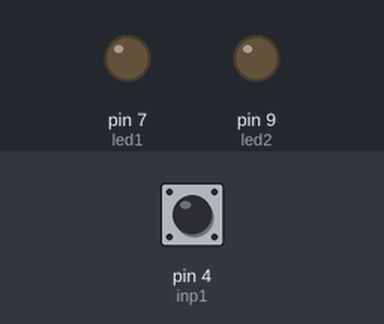
A sketch run on a simulated Arduino Uno, built with avr-gcc and run on an emulated ATmega328P. On the bench: output pins drawn as LEDs (lit = HIGH). The test bench sets the inputs (shaded band); at power-on: pin 4 (inp1) HIGH.

Above: at 1.2 s.
1.3 s: pin 4 (inp1) pulled LOW for 0.15 s
At 2.2 s:
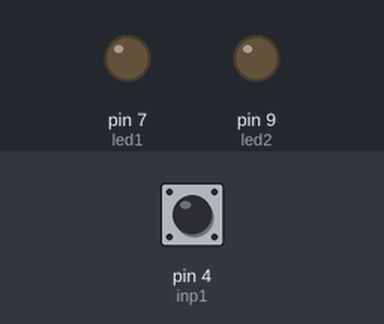
3.0 s: pin 4 (inp1) pulled LOW for 1 s
At 3.6 s:
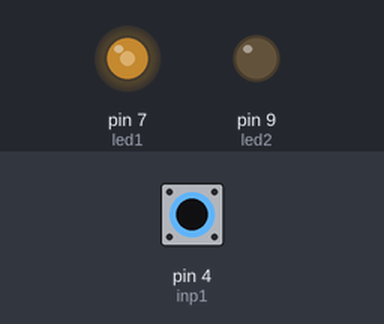
5.5 s: pin 4 (inp1) pulled LOW for 3.2 s
At 9.2 s:
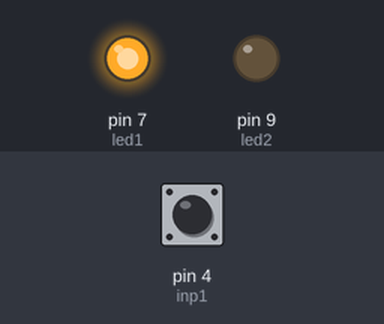
Timing chart, 0 to 10.7 s (numbered marks = the images above; inputs shaded):
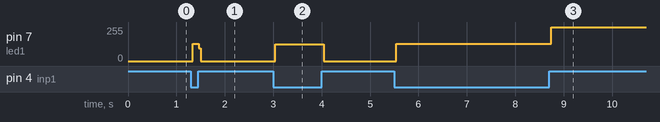

The sketch:

switch_unsafe.ino
```cpp
int led1 = 7;
int led2 = 9;

int inp1 = 4;
int inp2 = 5;

bool status = false;

void setup() {
  pinMode(inp1, INPUT_PULLUP);
  pinMode(inp2, INPUT_PULLUP);

  pinMode(led1, OUTPUT);
  pinMode(led2, OUTPUT);
}

void loop() {
  if (digitalRead(inp1) == LOW) {
    status = !status;
  }

  if (status) {
    digitalWrite(led1, HIGH);
  } else {
    digitalWrite(led1, LOW);
  }
}
```

Measured:
- after the input at 1.3 s, pin 7 (led1): 0/255 → 129/255 at once, → 0/255 0.12 s later
- after the input at 3.0 s, pin 7 (led1): 0/255 → 126/255 at once, → 0/255 1.0 s later
- after the input at 5.5 s, pin 7 (led1): 0/255 → 129/255 at once, → 255/255 3.2 s later
